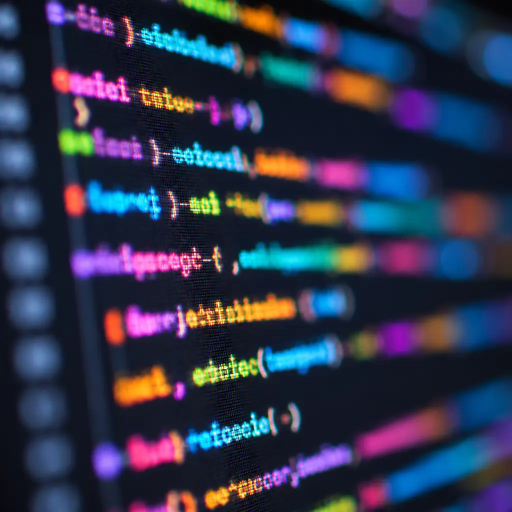
#> input picture assets/img/gallery/code.webp, 1024 x 1024 px (shown at 1/2 size)
$ python trim_gaps.py ../assets/img/gallery/code.webp ../assets/img/gallery/dunes.webp 5
#> lines starting #> are read from the running program, lines starting #| are printed output that depends on the picture
"""Remove tall empty bands (sticky/pinned scroll sections that render blank in a full-page capture).
Usage: python3 tools/trim_gaps.py in.png out.png [max_gap_px=260]"""
import sys
from PIL import Image, ImageStat

src, dst = sys.argv[1], sys.argv[2]
MAX_GAP = int(sys.argv[3]) if len(sys.argv) > 3 else 260
im = Image.open(src).convert('RGB')
#> im is the input picture: PIL image 1024x1024 RGB; mean R, G, B 48.1, 53.4, 76.6
g = im.convert('L').resize((im.width // 4, im.height))
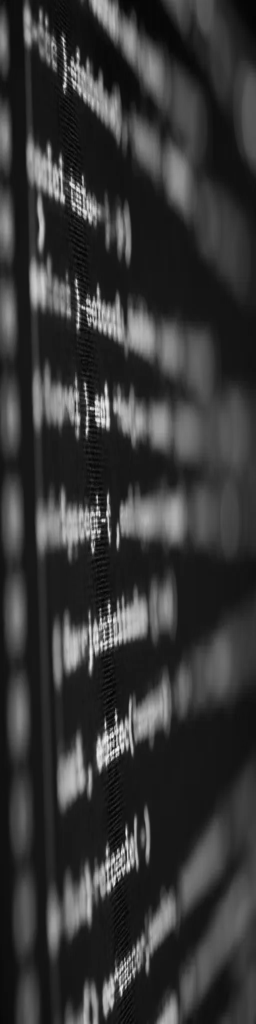
#> g: PIL image 256x1024 L; min 1, max 246, mean 54.5
flat = []
for y in range(im.height):
    row = g.crop((0, y, g.width, y + 1))
    flat.append(ImageStat.Stat(row).stddev[0] < 2.2)   # a row with almost no detail
#> after the loop, flat = 1024 items, first 6: False, False, False, False, False, False
keep, y = [], 0
while y < im.height:
    if flat[y]:
        e = y
        while e < im.height and flat[e]:
            e += 1
        if e - y > MAX_GAP:                              # long empty band: keep only part of it
            keep.append((y, y + 120)); y = e; continue
        keep.append((y, e)); y = e
    else:
        e = y
        while e < im.height and not flat[e]:
            e += 1
        keep.append((y, e)); y = e
#> after the loop, keep = [(0, 1024)]
h = sum(b - a for a, b in keep)
#> h = 1024
out = Image.new('RGB', (im.width, h))
#> out: PIL image 1024x1024 RGB; every value is 0
yy = 0
for a, b in keep:
    out.paste(im.crop((0, a, im.width, b)), (0, yy)); yy += b - a
#> this loop made 1 pass
#> (a, b, yy) on pass 1: (0, 1024, 1024)
#> after the loop, yy = 1024
out.save(dst)
print(f'{src.split("/")[-1]}: {im.height} -> {h}px')
#| code.webp: 1024 -> 1024px

$ run again, on assets/img/gallery/laptop-dubai.webp
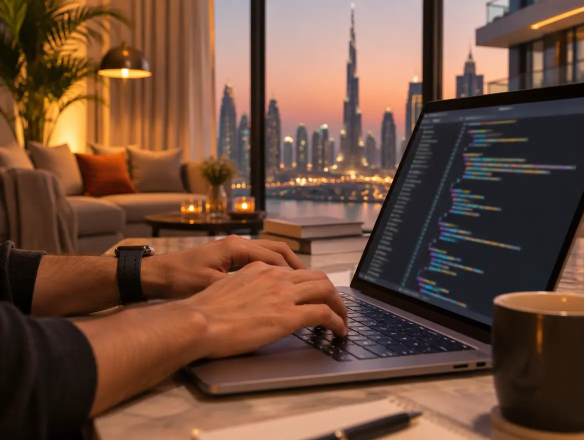
#> input picture assets/img/gallery/laptop-dubai.webp, 1168 x 880 px (shown at 1/2 size)
#> im is the input picture: PIL image 1168x880 RGB; mean R, G, B 110.1, 77, 59.5
#> `g = im.convert('L').resize((im.width // 4, im.height))`:
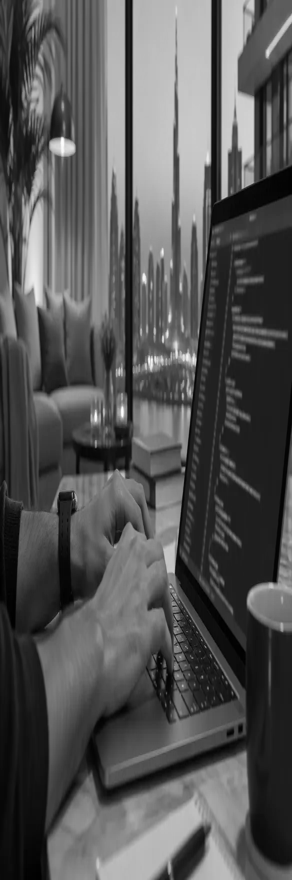
#> g: PIL image 292x880 L; min 0, max 255, mean 84.8
#> after the loop `for y in range(im.height):`: flat = 880 items, first 6: False, False, False, False, False, False
#> after the loop `while y < im.height:`: keep = [(0, 880)]
#> h = 880
#> out: PIL image 1168x880 RGB; every value is 0
#> the loop `for a, b in keep:` made 1 pass
#> (a, b, yy) on pass 1: (0, 880, 880)
#| laptop-dubai.webp: 880 -> 880px

$ run again, on assets/img/gallery/light-trails.webp
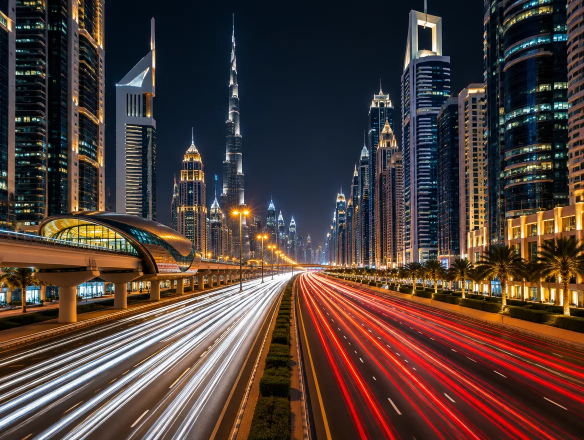
#> input picture assets/img/gallery/light-trails.webp, 1168 x 880 px (shown at 1/2 size)
#> im is the input picture: PIL image 1168x880 RGB; mean R, G, B 78.7, 60.9, 55.2
#> `g = im.convert('L').resize((im.width // 4, im.height))`:
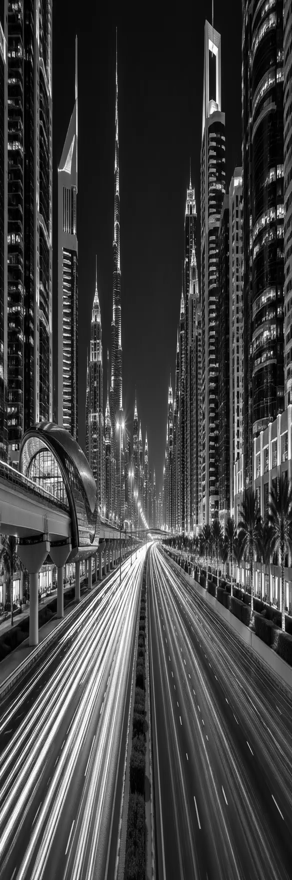
#> g: PIL image 292x880 L; min 0, max 255, mean 65.6
#> after the loop `for y in range(im.height):`: flat = 880 items, first 6: False, False, False, False, False, False
#> after the loop `while y < im.height:`: keep = [(0, 880)]
#> h = 880
#> out: PIL image 1168x880 RGB; every value is 0
#> the loop `for a, b in keep:` made 1 pass
#> (a, b, yy) on pass 1: (0, 880, 880)
#| light-trails.webp: 880 -> 880px

$ run again, on assets/img/gallery/marina.webp
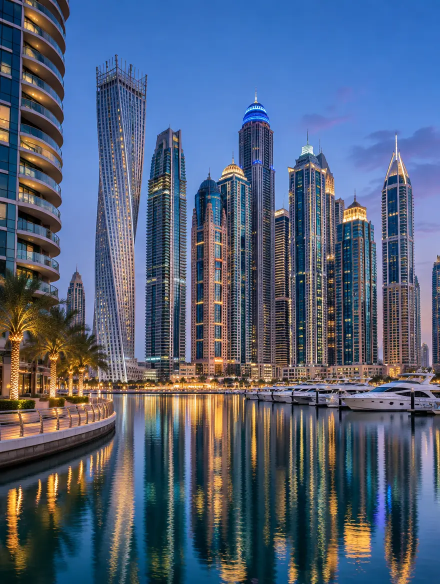
#> input picture assets/img/gallery/marina.webp, 880 x 1168 px (shown at 1/2 size)
#> im is the input picture: PIL image 880x1168 RGB; mean R, G, B 82, 96.3, 120.5
#> `g = im.convert('L').resize((im.width // 4, im.height))`:
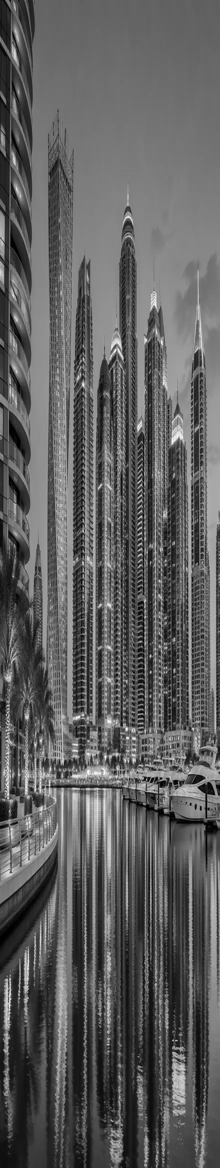
#> g: PIL image 220x1168 L; min 0, max 255, mean 94.8
#> after the loop `for y in range(im.height):`: flat = 1168 items, first 6: False, False, False, False, False, False
#> after the loop `while y < im.height:`: keep = [(0, 1168)]
#> h = 1168
#> out: PIL image 880x1168 RGB; every value is 0
#> the loop `for a, b in keep:` made 1 pass
#> (a, b, yy) on pass 1: (0, 1168, 1168)
#| marina.webp: 1168 -> 1168px
